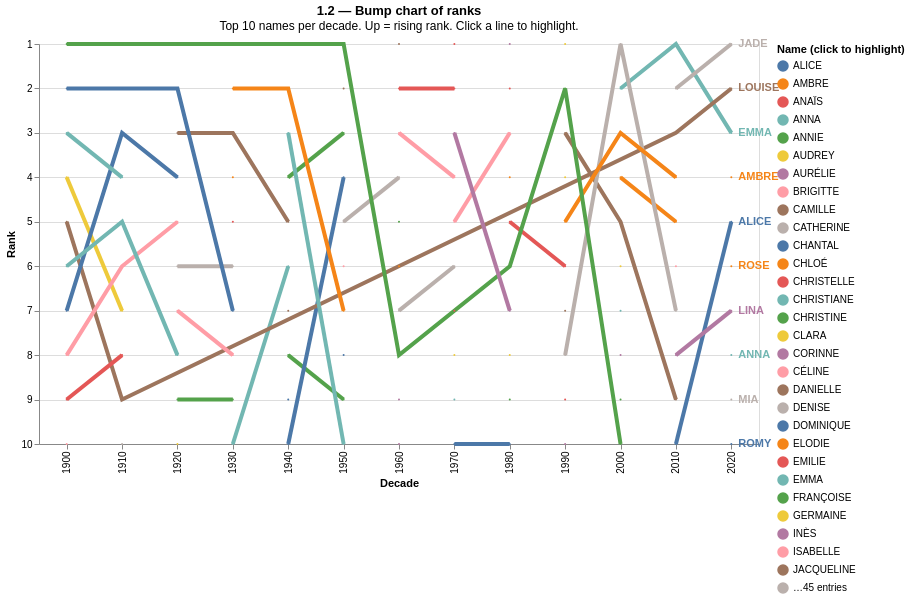

Notebook code for this chart:
### Markdown cell above
## 1.2 — Bump chart of ranks

### Code cell
bump_data = nat_dec[nat_dec['rank'] <= 20].copy()
bump10 = bump_data[bump_data['rank'] <= 10].copy()

bump_highlight = alt.selection_point(fields=['preusuel'], on='click', toggle=True, empty=True)
bump_sex = alt.param(name='bump_sex', value='Female',
    bind=alt.binding_radio(options=['Female', 'Male'], name='Sex: '))
last_bump_dec = int(bump10['decade'].max())
color_b = alt.Color('preusuel:N', legend=alt.Legend(title='Name (click to highlight)'))

bump_base = alt.Chart(bump10).transform_filter('datum.sex_label === bump_sex').encode(
    x=alt.X('decade:O', title='Decade'),
    y=alt.Y('rank:Q', title='Rank', scale=alt.Scale(reverse=True, domain=[1, 10])),
    color=color_b,
    opacity=alt.condition(bump_highlight, alt.value(1.0), alt.value(0.12)),
    size=alt.condition(bump_highlight, alt.value(4), alt.value(2)),
    detail='preusuel:N',
    tooltip=['preusuel:N', 'decade:O', 'rank:Q', alt.Tooltip('nombre:Q', format=',')],
)
bump_labels = alt.Chart(bump10[bump10['decade'] == last_bump_dec]).transform_filter(
    'datum.sex_label === bump_sex'
).mark_text(align='left', dx=7, fontSize=11, fontWeight='bold').encode(
    x='decade:O', y='rank:Q', text='preusuel:N', color=color_b,
    opacity=alt.condition(bump_highlight, alt.value(1.0), alt.value(0.12)),
)

(bump_base.mark_line(point=alt.OverlayMarkDef(size=80), strokeWidth=3) + bump_labels
).add_params(bump_highlight, bump_sex).properties(
    width=720, height=400,
    title=alt.Title('1.2 — Bump chart of ranks',
                    subtitle='Top 10 names per decade. Up = rising rank. Click a line to highlight.'),
)

### Figure 1 — Vega-Lite specification as saved in the notebook (floating-point values rounded to 4 significant figures; data arrays with more than 128 entries replaced by an {"elided": "..."} marker saying what was removed)
{"config": {"view": {"continuousWidth": 300, "continuousHeight": 300}}, "layer": [{"data": {"name": "data-30746a8f3059cf9d461dbeb1fd64afa3"}, "mark": {"type": "line", "point": {"size": 80}, "strokeWidth": 3}, "encoding": {"color": {"field": "preusuel", "legend": {"title": "Name (click to highlight)"}, "type": "nominal"}, "detail": {"field": "preusuel", "type": "nominal"}, "opacity": {"condition": {"param": "param_f1e4e5e3e710836d", "value": 1.0, "empty": true}, "value": 0.12}, "size": {"condition": {"param": "param_f1e4e5e3e710836d", "value": 4, "empty": true}, "value": 2}, "tooltip": [{"field": "preusuel", "type": "nominal"}, {"field": "decade", "type": "ordinal"}, {"field": "rank", "type": "quantitative"}, {"field": "nombre", "format": ",", "type": "quantitative"}], "x": {"field": "decade", "title": "Decade", "type": "ordinal"}, "y": {"field": "rank", "scale": {"domain": [1, 10], "reverse": true}, "title": "Rank", "type": "quantitative"}}, "name": "view_7f9eebc3a50792db_0", "transform": [{"filter": "datum.sex_label === bump_sex"}]}, {"data": {"name": "data-14ee4d481284cdcabcc5cfbd1aeeba78"}, "mark": {"type": "text", "align": "left", "dx": 7, "fontSize": 11, "fontWeight": "bold"}, "encoding": {"color": {"field": "preusuel", "legend": {"title": "Name (click to highlight)"}, "type": "nominal"}, "opacity": {"condition": {"param": "param_f1e4e5e3e710836d", "value": 1.0, "empty": true}, "value": 0.12}, "text": {"field": "preusuel", "type": "nominal"}, "x": {"field": "decade", "type": "ordinal"}, "y": {"field": "rank", "type": "quantitative"}}, "transform": [{"filter": "datum.sex_label === bump_sex"}]}], "height": 400, "params": [{"name": "param_f1e4e5e3e710836d", "select": {"type": "point", "fields": ["preusuel"], "on": "click", "toggle": true}, "views": ["view_7f9eebc3a50792db_0"]}, {"name": "bump_sex", "bind": {"input": "radio", "options": ["Female", "Male"], "name": "Sex: "}, "value": "Female"}], "title": {"text": "1.2 — Bump chart of ranks", "subtitle": "Top 10 names per decade. Up = rising rank. Click a line to highlight."}, "width": 720, "$schema": "https://vega.github.io/schema/vega-lite/v6.4.1.json", "datasets": {"data-30746a8f3059cf9d461dbeb1fd64afa3": {"elided": "260 records"}, "data-14ee4d481284cdcabcc5cfbd1aeeba78": [{"preusuel": "ADAM", "decade": 2020, "sexe": 1, "nombre": 9729, "rank": 8, "sex_label": "Male"}, {"preusuel": "ALICE", "decade": 2020, "sexe": 2, "nombre": 8243, "rank": 5, "sex_label": "Female"}, {"preusuel": "AMBRE", "decade": 2020, "sexe": 2, "nombre": 9121, "rank": 4, "sex_label": "Female"}, {"preusuel": "ANNA", "decade": 2020, "sexe": 2, "nombre": 7249, "rank": 8, "sex_label": "Female"}, {"preusuel": "ARTHUR", "decade": 2020, "sexe": 1, "nombre": 10674, "rank": 5, "sex_label": "Male"}, {"preusuel": "EMMA", "decade": 2020, "sexe": 2, "nombre": 9836, "rank": 3, "sex_label": "Female"}, {"preusuel": "GABRIEL", "decade": 2020, "sexe": 1, "nombre": 14270, "rank": 1, "sex_label": "Male"}, {"preusuel": "JADE", "decade": 2020, "sexe": 2, "nombre": 11030, "rank": 1, "sex_label": "Female"}, {"preusuel": "JULES", "decade": 2020, "sexe": 1, "nombre": 10433, "rank": 6, "sex_label": "Male"}, {"preusuel": "LINA", "decade": 2020, "sexe": 2, "nombre": 7422, "rank": 7, "sex_label": "Female"}, {"preusuel": "LOUIS", "decade": 2020, "sexe": 1, "nombre": 11052, "rank": 4, "sex_label": "Male"}, {"preusuel": "LOUISE", "decade": 2020, "sexe": 2, "nombre": 10975, "rank": 2, "sex_label": "Female"}, {"preusuel": "LUCAS", "decade": 2020, "sexe": 1, "nombre": 9061, "rank": 10, "sex_label": "Male"}, {"preusuel": "LÉO", "decade": 2020, "sexe": 1, "nombre": 12938, "rank": 2, "sex_label": "Male"}, {"preusuel": "MAËL", "decade": 2020, "sexe": 1, "nombre": 10309, "rank": 7, "sex_label": "Male"}, {"preusuel": "MIA", "decade": 2020, "sexe": 2, "nombre": 7049, "rank": 9, "sex_label": "Female"}, {"preusuel": "NOAH", "decade": 2020, "sexe": 1, "nombre": 9514, "rank": 9, "sex_label": "Male"}, {"preusuel": "RAPHAËL", "decade": 2020, "sexe": 1, "nombre": 11731, "rank": 3, "sex_label": "Male"}, {"preusuel": "ROMY", "decade": 2020, "sexe": 2, "nombre": 7016, "rank": 10, "sex_label": "Female"}, {"preusuel": "ROSE", "decade": 2020, "sexe": 2, "nombre": 8034, "rank": 6, "sex_label": "Female"}]}}
